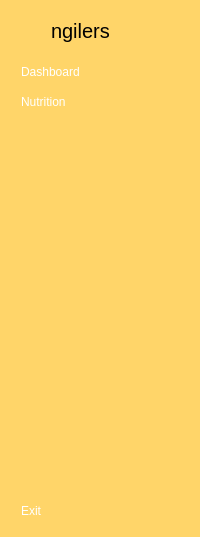
     <widget class="QWidget" name="full_menu_widget" native="true">
      <property name="styleSheet">
       <string notr="true">QWidget{
background-color: rgb(255, 213, 105);
}

QPushButton{
	color:white;
	text-align:left;
	height : 30px;
	border: none;
	padding-left: 10px;
}

</string>
      </property>
      <layout class="QVBoxLayout" name="verticalLayout_4">
       <item>
        <layout class="QHBoxLayout" name="horizontalLayout_2">
         <property name="spacing">
          <number>0</number>
         </property>
         <item>
          <widget class="QLabel" name="logo_label_2">
           <property name="minimumSize">
            <size>
             <width>40</width>
             <height>40</height>
            </size>
           </property>
           <property name="maximumSize">
            <size>
             <width>40</width>
             <height>40</height>
            </size>
           </property>
           <property name="text">
            <string/>
           </property>
           <property name="pixmap">
            <pixmap resource="resource.qrc">:/icon/icon/fast-food.png</pixmap>
           </property>
           <property name="scaledContents">
            <bool>true</bool>
           </property>
          </widget>
         </item>
         <item>
          <widget class="QLabel" name="logo_label_3">
           <property name="font">
            <font>
             <pointsize>15</pointsize>
            </font>
           </property>
           <property name="text">
            <string>ngilers</string>
           </property>
           <property name="scaledContents">
            <bool>true</bool>
           </property>
          </widget>
         </item>
        </layout>
       </item>
       <item>
        <layout class="QVBoxLayout" name="verticalLayout_2">
         <property name="spacing">
          <number>0</number>
         </property>
         <item>
          <widget class="QPushButton" name="home_btn_2">
           <property name="text">
            <string>Dashboard</string>
           </property>
           <property name="icon">
            <iconset resource="resource.qrc">
             <normaloff>:/icon/icon/home-4-32.ico</normaloff>
             <normalon>:/icon/icon/home-4-48.ico</normalon>:/icon/icon/home-4-32.ico</iconset>
           </property>
           <property name="iconSize">
            <size>
             <width>14</width>
             <height>14</height>
            </size>
           </property>
           <property name="checkable">
            <bool>true</bool>
           </property>
           <property name="autoExclusive">
            <bool>true</bool>
           </property>
          </widget>
         </item>
         <item>
          <widget class="QPushButton" name="customers_btn_2">
           <property name="text">
            <string>Nutrition</string>
           </property>
           <property name="icon">
            <iconset resource="resource.qrc">
             <normaloff>:/icon/icon/dashboard-5-32.ico</normaloff>
             <normalon>:/icon/icon/dashboard-5-48.ico</normalon>:/icon/icon/dashboard-5-32.ico</iconset>
           </property>
           <property name="iconSize">
            <size>
             <width>14</width>
             <height>14</height>
            </size>
           </property>
           <property name="checkable">
            <bool>true</bool>
           </property>
           <property name="autoExclusive">
            <bool>true</bool>
           </property>
          </widget>
         </item>
        </layout>
       </item>
       <item>
        <spacer name="verticalSpacer_2">
         <property name="orientation">
          <enum>Qt::Vertical</enum>
         </property>
         <property name="sizeHint" stdset="0">
          <size>
           <width>20</width>
           <height>373</height>
          </size>
         </property>
        </spacer>
       </item>
       <item>
        <widget class="QPushButton" name="exit_btn_2">
         <property name="text">
          <string>Exit</string>
         </property>
         <property name="icon">
          <iconset resource="resource.qrc">
           <normaloff>:/icon/icon/close-window-64.ico</normaloff>:/icon/icon/close-window-64.ico</iconset>
         </property>
         <property name="iconSize">
          <size>
           <width>14</width>
           <height>14</height>
          </size>
         </property>
        </widget>
       </item>
      </layout>
     </widget>
